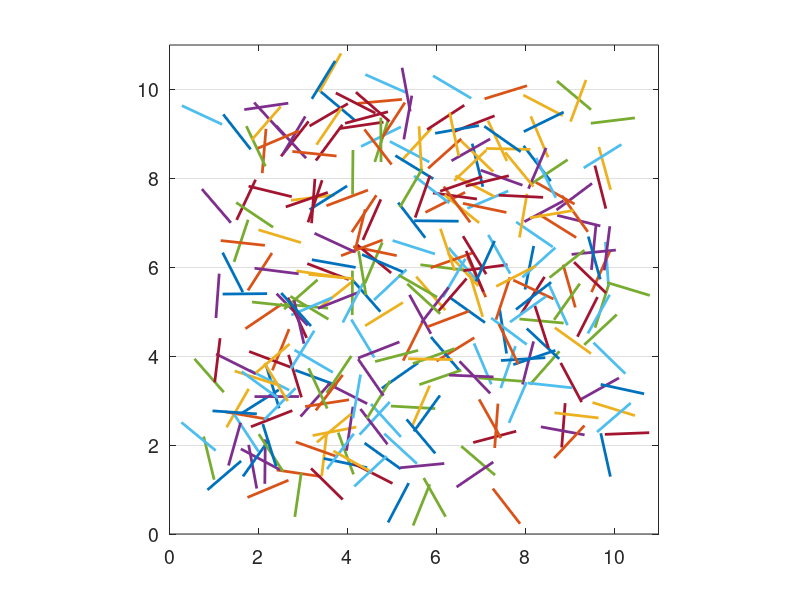

Reproduce this figure in MATLAB.
%--------------------------------------------------------------------------
%  Author:
%    
%    Isaac J. Lee (crunchingnumbers.live)
%    
%  Summary:
%    
%    This program uses Monte Carlo simulation to find the probability
%    that a needle intersects a line. It returns the probability, an
%    estimate of pi, and a plot of the first 300 needles on the paper.
%    
%  Instructions:
%    
%    Type the following onto Matlab's command window:
%    
%    buffons_needle()
%    
%--------------------------------------------------------------------------
function buffons_needle()
    clc;
    close all;
    
    
    %----------------------------------------------------------------------
    % ---------------------------------------------------------------------
    %   Set problem parameters
    % ---------------------------------------------------------------------
    %----------------------------------------------------------------------
    % Set the number of simulations
    N = 10^5;
    
    
    %----------------------------------------------------------------------
    % ---------------------------------------------------------------------
    %   Run the simulations
    % ---------------------------------------------------------------------
    %----------------------------------------------------------------------
    % Create the first point
    x1 = 9 * rand(1, N) + 1;
    y1 = 9 * rand(1, N) + 1;
    
    % Set the angle
    theta = 2*pi * rand(1, N);
    
    % Create the second point
    x2 = x1 + cos(theta);
    y2 = y1 + sin(theta);
    
    % Check if a needle intersects a line
    criterion = (ceil(min(y1, y2)) == floor(max(y1, y2)));
    
    % Count how many needles intersect a line
    numWins = sum(criterion);
    
    
    %----------------------------------------------------------------------
    % ---------------------------------------------------------------------
    %   Display the results
    % ---------------------------------------------------------------------
    %----------------------------------------------------------------------
    % Return the probability that a needle intersects a line
    p = numWins / N;
    fprintf('The probability that a needle intersects a line is approximately %.5f.\n\n', p);
    
    % Approximate the value of pi
    fprintf('pi is approximately %.5f.\n\n', 2/p);
    
    
    %----------------------------------------------------------------------
    %  Draw the first 300 needles on the lined paper
    %----------------------------------------------------------------------
    index = 1 : 300;
    
    plot([x1(index); x2(index)], [y1(index); y2(index)], '-', 'LineWidth', 2);
    
    axis([0 11 0 11]);
    
    axis square;
    
    set(gca, 'FontSize', 14, 'YGrid', 'on');
end